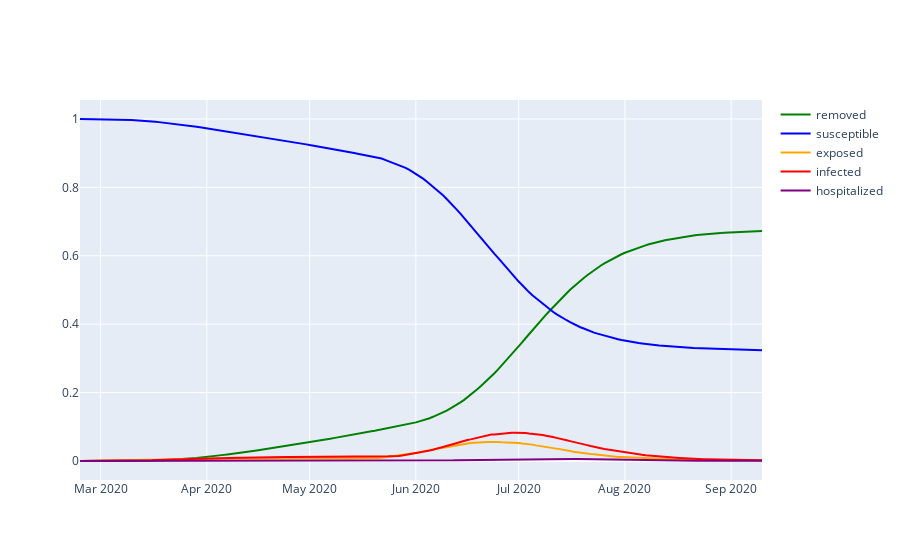
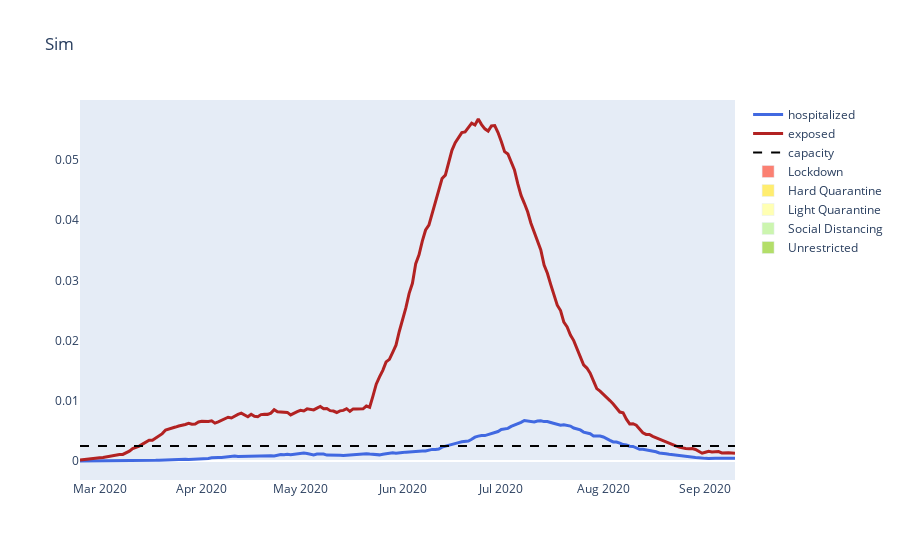

Source (notebook cell) for these figures, in order:
### Code cell
df = make_SIR_graph(data)
actions_3_colors = list(map(color_map_set3.get,  actions))
make_beds_graph(df, actions_3_colors, 7, 'Sim', color_map_set3)

### Figure 1 — Plotly figure (JSON) as saved in the notebook; plotly's stock layout.template omitted (floating-point values rounded to 4 significant figures; data arrays with more than 128 entries replaced by an {"elided": "..."} marker saying what was removed)
{"data": [{"line": {"color": "green"}, "name": "removed", "type": "scatter", "x": {"elided": "200 str values"}, "y": {"elided": "200 float values"}}, {"line": {"color": "blue"}, "name": "susceptible", "type": "scatter", "x": {"elided": "200 str values"}, "y": {"elided": "200 float values"}}, {"line": {"color": "orange"}, "name": "exposed", "type": "scatter", "x": {"elided": "200 str values"}, "y": {"elided": "200 float values"}}, {"line": {"color": "red"}, "name": "infected", "type": "scatter", "x": {"elided": "200 str values"}, "y": {"elided": "200 float values"}}, {"line": {"color": "purple"}, "name": "hospitalized", "type": "scatter", "x": {"elided": "200 str values"}, "y": {"elided": "200 float values"}}], "layout": {"hovermode": "x"}}

### Figure 2 — Plotly figure (JSON) as saved in the notebook; plotly's stock layout.template omitted (floating-point values rounded to 4 significant figures; data arrays with more than 128 entries replaced by an {"elided": "..."} marker saying what was removed)
{"data": [{"line": {"color": "royalblue", "width": 3}, "name": "hospitalized", "type": "scatter", "x": {"elided": "202 str values"}, "y": {"elided": "200 float values"}}, {"line": {"color": "firebrick", "width": 3}, "name": "exposed", "type": "scatter", "x": {"elided": "202 str values"}, "y": {"elided": "200 float values"}}, {"line": {"color": "black", "dash": "dash", "width": 2}, "name": "capacity", "type": "scatter", "x": {"elided": "202 str values"}, "y": {"elided": "200 float values"}}, {"marker": {"color": "rgb(251,128,114)"}, "name": "Lockdown", "type": "bar", "x": [null], "y": [null]}, {"marker": {"color": "rgb(255,237,111)"}, "name": "Hard Quarantine", "type": "bar", "x": [null], "y": [null]}, {"marker": {"color": "rgb(255,255,179)"}, "name": "Light Quarantine", "type": "bar", "x": [null], "y": [null]}, {"marker": {"color": "rgb(204, 245, 175)"}, "name": "Social Distancing", "type": "bar", "x": [null], "y": [null]}, {"marker": {"color": "rgb(179,222,105)"}, "name": "Unrestricted", "type": "bar", "x": [null], "y": [null]}], "layout": {"coloraxis": {"colorscale": [[0, "rgb(253, 253, 204)"], [0.09091, "rgb(206, 236, 179)"], [0.1818, "rgb(156, 219, 165)"], [0.2727, "rgb(111, 201, 163)"], [0.3636, "rgb(86, 177, 163)"], [0.4545, "rgb(76, 153, 160)"], [0.5455, "rgb(68, 130, 155)"], [0.6364, "rgb(62, 108, 150)"], [0.7273, "rgb(62, 82, 143)"], [0.8182, "rgb(64, 60, 115)"], [0.9091, "rgb(54, 43, 77)"], [1, "rgb(39, 26, 44)"]]}, "hovermode": "x", "showlegend": true, "title": {"text": "Sim"}, "xaxis": {"showgrid": false}, "yaxis": {"showgrid": false}}}
